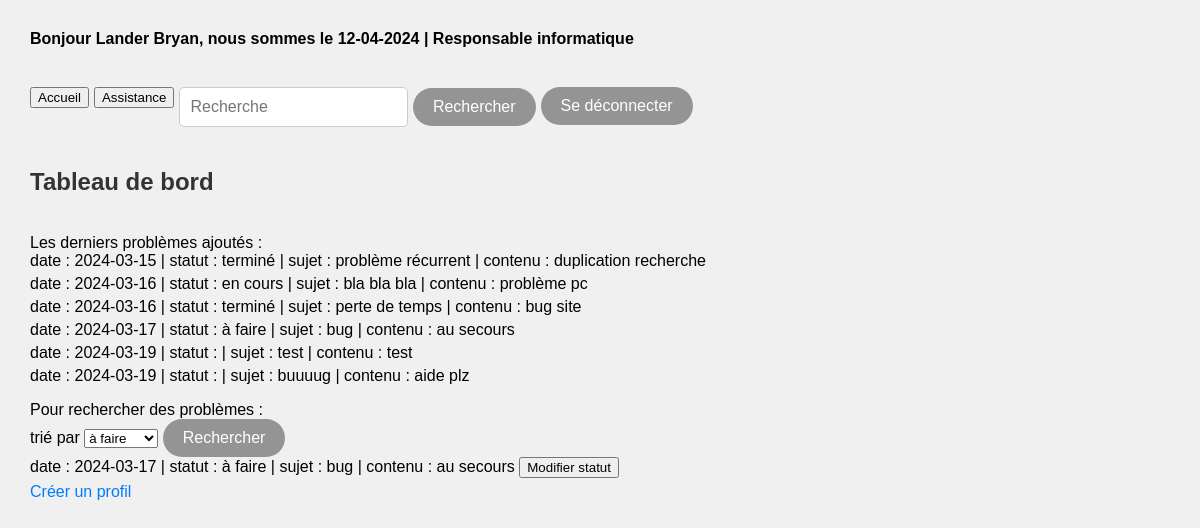
The page /?action=tableauDeBord (signed in) on the database its author committed.
### tables this page shows
CREATE TABLE IF NOT EXISTS `assistance` (
  `id` int(11) NOT NULL AUTO_INCREMENT,
  `id_responsable` int(11) NOT NULL,
  `id_probleme` int(11) NOT NULL,
  `date` date NOT NULL,
  `sujet` text NOT NULL,
  `contenu` text NOT NULL,
  `statut` int(11) NOT NULL,
  PRIMARY KEY (`id`)
);

### Class/assistance.php (called while the page is built, shortened)
<?php
class ManagerAssistance{
    private $bd;
    public function __construct() {
        $this -> bd = new PDO("mysql:host=localhost;dbname=crm", 'root', '');
    }
    public function getLastIssues($nbr){
        if ($nbr != NULL) {
            $sql = 'SELECT * FROM assistance ORDER BY `date` LIMIT '.$nbr.'';
            $requete = $this -> bd -> query($sql);
            $donnees = $requete -> fetchAll(PDO::FETCH_ASSOC);
            return $donnees;
        }
    }
    public function getIssues($filtre = 1, $nbr = 10){
            if ($filtre == 3){
                $sql = 'SELECT * FROM assistance WHERE statut =3 ORDER BY `date` DESC LIMIT '.$nbr.'';
                $requete = $this -> bd -> query($sql);
                $donnees = $requete -> fetchAll(PDO::FETCH_ASSOC);
                return $donnees;
            } else if ($filtre == 2) {
                $sql = 'SELECT id, `date`, statut, sujet, contenu FROM assistance WHERE statut =2 ORDER BY `date` DESC LIMIT '.$nbr.'';
                $requete = $this -> bd -> query($sql);
                $donnees = $requete -> fetchAll(PDO::FETCH_ASSOC);
                return $donnees;
            } else {
                $sql = 'SELECT id, `date`, statut, sujet, contenu FROM assistance WHERE statut =1 ORDER BY `date` DESC LIMIT '.$nbr.'';
                $requete = $this -> bd -> query($sql);
                $donnees = $requete -> fetchAll(PDO::FETCH_ASSOC);
                return $donnees;
            }
    }
    }
?>

### View/dernierProbleme.php (the view, shortened to what this page needs)
<html>
    <form method="post">
        <label for="nombre">Les derniers problèmes ajoutés :</label></br>
</html>
<?php
$dernierProbleme = new ManagerAssistance();
$dernierProbleme -> getLastIssues(10);
$dernierPb = $dernierProbleme -> getLastIssues(10);
for ($i = 0; $i < count($dernierPb); $i++) {
    echo "<ul>";
    echo "<li>date : ".$dernierPb[$i]['date']." | statut : ".$statut[$dernierPb[$i]['statut']]." | sujet : ".$dernierPb[$i]['sujet']." | contenu : ".$dernierPb[$i]['contenu']."";
    echo "</li>";
    echo "</ul>";
}
?>

### index.php (shortened to what this page needs)
<link rel="stylesheet" href="style.css">
<?php
require_once("Class/assistance.php");
$statut= [1 => "à faire", 2 => "en cours", 3 => "terminé"];
$poste = [1 => "Conseiller client", 2 => "Manager", 3 => "Commercial", 4 => "Comptable", 5 => "Responsable informatique", 6 => "Directeur général"];
if(isset($_GET['action'])){
    if ($_GET["action"] == "tableauDeBord"){
        require_once("View/headerNavigation.php");
        require_once("View/tableauDeBord.php");
    }
}
else {
    $title = "Page de connexion";
    require_once("View/header.php");
    require_once("View/connexion.php");
    require_once("View/appelAdmin.php");
}
?>

### View/headerNavigation.php (shortened to what this page needs)
<!DOCTYPE html>
<html>
<body>
    <?php echo "<h4>Bonjour ".$_SESSION['nom']." ".$_SESSION['prenom'].", nous sommes le ".date("d-m-Y")." | ".$poste[$_SESSION['droit']]."</h4></br>" ;?>
    <nav style="display: flex; justify-content: space-between; align-items: center;">
        <ul style="list-style: none; display: flex; padding: 0;">
            <li style="margin-right:5px">
                <button onclick="window.location.href='?action=tableauDeBord'">Accueil</button>
            </li>
            <li style="margin-right:5px">
                <button onclick="window.location.href='?action=formulaireAssistanceCo'">Assistance</button>
            </li>
            <li style="margin-right:5px">
            <?php require_once('barreDeRecherche.php')?>
            </li>
            <form style="margin-left: auto;" action="" method="post"><input type="submit" name="deconnexion" class="button" value="Se déconnecter"></form>
        </ul>
    </nav>

### View/barreDeREcherche.php (shortened to what this page needs)
<form action="?action=tableauDeBord" method="POST">
    <input type="text" name="recherche" placeholder="Recherche" required>
    <input type="submit" value="Rechercher" class="button" class='buttonNAV'>
</form>

### View/tableauDeBord.php (shortened to what this page needs)
<?php
echo "<h2>Tableau de bord</h2></br>";
if ($_SESSION['droit'] == 5){
    echo "<div class='dernierProbleme'>";
    require('View/dernierProbleme.php');
    echo "</div>";
    echo "<div class='probleme'>";
    require('View/probleme.php');
    echo "</div>";
    echo "<a href='?action=creerProfil'>Créer un profil</a></br>";
}
?>

### View/probleme.php (shortened to what this page needs)
<html>
    <form method="post">
        <label for="nombre3">Pour rechercher des problèmes :</label></br>
        <label for="filtre">trié par</label>
        <select name="filtre" id="filtre">
            <option value=1>à faire</option>
        </select>
        <input type="submit" name="rechercher" id='rechercher' value='Rechercher' class='button'></br>
    </form>
</html>
<?php
if (isset($_POST['filtre'])){
    $problemeEnCours = new ManagerAssistance();
    $probleme = $problemeEnCours -> getIssues($_POST['filtre']);
    if ($_POST['filtre'] ==  3){
        for ($i = 0; $i < count($probleme); $i++) {
            echo "<ul>";
            echo "<li>date : ".$probleme[$i]['date']." | statut : ".$statut[$probleme[$i]['statut']]." | sujet : ".$probleme[$i]['sujet']." | contenu : ".$probleme[$i]['contenu']." | date résolution : ".$probleme[$i]['date_resolution']."</li>";
            echo "</ul>";
        }
    } else {
        for ($i = 0; $i < count($probleme); $i++) {
            echo "<ul>";
            echo "<li>date : ".$probleme[$i]['date']." | statut : ".$statut[$probleme[$i]['statut']]." | sujet : ".$probleme[$i]['sujet']." | contenu : ".$probleme[$i]['contenu']."";
            $_GET['id'] = $probleme[$i]['id'];
            echo " <a href='?action=modifStatut&id=".$_GET['id']."&statut=".$probleme[$i]['statut']."'><button>Modifier statut</button></a>";
            echo "</li>
                </ul>";
        }
    }
} else {
    $problemeEnCours = new ManagerAssistance();
    $probleme = $problemeEnCours -> getIssues();
    for ($i = 0; $i < count($probleme); $i++) {
        echo "<ul>";
        echo "<li>date : ".$probleme[$i]['date']." | statut : ".$statut[$probleme[$i]['statut']]." | sujet : ".$probleme[$i]['sujet']." | contenu : ".$probleme[$i]['contenu']."";
        echo " <a href='?action=modifStatut&id=".$_GET['id']."&statut=".$probleme[$i]['statut']."'><button>Modifier statut</button></a>";
        echo "</li>
            </ul>";
    }
}
?>

### style.css (style rules this page uses)
body { font-family: Arial, sans-serif; margin: 30; padding: 0; background-color: #f0f0f0; }
h1, h2, h3 { color: #333; }
a { color: #007bff; text-decoration: none; }
ul, ol { margin-left: 20px; list-style-type: none; }
li { margin-bottom: 5px; }
.button { display: inline-block; padding: 10px 20px; border: none; border-radius: 20px; background-color: hsl(0, 0%, 58%); color: #fff; font-size: 16px; text-align: center; text-decoration: none; cursor: pointer; transition: background-color 0.3s ease; }
input[type="text"] { padding: 10px; border: 1px solid #ccc; border-radius: 5px; font-size: 16px; }
ul, ol { margin: 0; padding: 0; }
li { list-style: none; margin-bottom: 5px; }

### rows shown on the page
assistance: date "2024-03-15", statut "terminé", sujet "problème récurrent", contenu "duplication recherche"
assistance: date "2024-03-16", statut "en cours", sujet "bla bla bla", contenu "problème pc"
assistance: date "2024-03-16", statut "terminé", sujet "perte de temps", contenu "bug site"
assistance: date "2024-03-17", statut "à faire", sujet "bug", contenu "au secours"
assistance: date "2024-03-19", sujet "test", contenu "test"
assistance: date "2024-03-19", sujet "buuuug", contenu "aide plz"

### other values the page prints
$_SESSION['nom'] "Lander"
$_SESSION['prenom'] "Bryan"
$poste[$_SESSION['droit']] "Responsable informatique"
